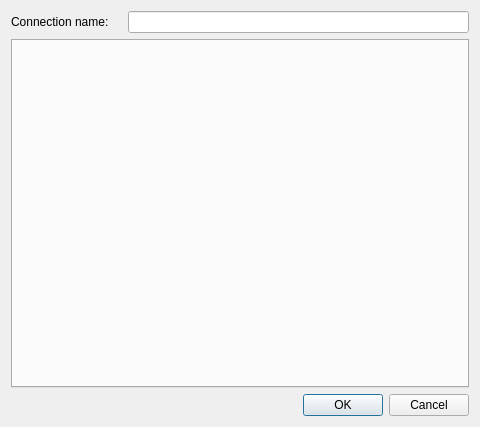
<?xml version="1.0" encoding="UTF-8"?>
<ui version="4.0">
 <class>ConnectionDetailEditor</class>
 <widget class="QDialog" name="ConnectionDetailEditor">
  <property name="geometry">
   <rect>
    <x>0</x>
    <y>0</y>
    <width>480</width>
    <height>427</height>
   </rect>
  </property>
  <property name="windowTitle">
   <string>Dialog</string>
  </property>
  <layout class="QGridLayout" name="gridLayout">
   <item row="0" column="0">
    <widget class="QLabel" name="label">
     <property name="text">
      <string>Connection name:</string>
     </property>
     <property name="buddy">
      <cstring>connectionName</cstring>
     </property>
    </widget>
   </item>
   <item row="0" column="1" colspan="2">
    <widget class="KLineEdit" name="connectionName"/>
   </item>
   <item row="1" column="0" colspan="3">
    <widget class="KTabWidget" name="tabWidget">
     <property name="currentIndex">
      <number>-1</number>
     </property>
    </widget>
   </item>
   <item row="2" column="0" colspan="2">
    <spacer name="horizontalSpacer">
     <property name="orientation">
      <enum>Qt::Horizontal</enum>
     </property>
     <property name="sizeHint" stdset="0">
      <size>
       <width>228</width>
       <height>20</height>
      </size>
     </property>
    </spacer>
   </item>
   <item row="2" column="2">
    <widget class="QDialogButtonBox" name="buttonBox">
     <property name="orientation">
      <enum>Qt::Horizontal</enum>
     </property>
     <property name="standardButtons">
      <set>QDialogButtonBox::Cancel|QDialogButtonBox::Ok</set>
     </property>
    </widget>
   </item>
  </layout>
 </widget>
 <customwidgets>
  <customwidget>
   <class>KLineEdit</class>
   <extends>QLineEdit</extends>
   <header>klineedit.h</header>
  </customwidget>
  <customwidget>
   <class>KTabWidget</class>
   <extends>QTabWidget</extends>
   <header>ktabwidget.h</header>
   <container>1</container>
  </customwidget>
 </customwidgets>
 <tabstops>
  <tabstop>connectionName</tabstop>
  <tabstop>tabWidget</tabstop>
  <tabstop>buttonBox</tabstop>
 </tabstops>
 <resources/>
 <connections>
  <connection>
   <sender>buttonBox</sender>
   <signal>accepted()</signal>
   <receiver>ConnectionDetailEditor</receiver>
   <slot>accept()</slot>
   <hints>
    <hint type="sourcelabel">
     <x>248</x>
     <y>254</y>
    </hint>
    <hint type="destinationlabel">
     <x>157</x>
     <y>274</y>
    </hint>
   </hints>
  </connection>
  <connection>
   <sender>buttonBox</sender>
   <signal>rejected()</signal>
   <receiver>ConnectionDetailEditor</receiver>
   <slot>reject()</slot>
   <hints>
    <hint type="sourcelabel">
     <x>316</x>
     <y>260</y>
    </hint>
    <hint type="destinationlabel">
     <x>286</x>
     <y>274</y>
    </hint>
   </hints>
  </connection>
 </connections>
</ui>
